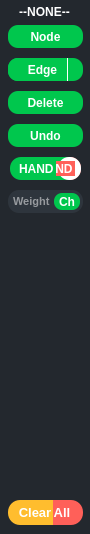
    <widget class="QGroupBox" name="groupBox">
     <property name="minimumSize">
      <size>
       <width>90</width>
       <height>491</height>
      </size>
     </property>
     <property name="maximumSize">
      <size>
       <width>90</width>
       <height>16777215</height>
      </size>
     </property>
     <property name="font">
      <font>
       <pointsize>8</pointsize>
       <weight>75</weight>
       <italic>false</italic>
       <bold>true</bold>
       <underline>false</underline>
       <stylestrategy>PreferAntialias</stylestrategy>
      </font>
     </property>
     <property name="mouseTracking">
      <bool>true</bool>
     </property>
     <property name="styleSheet">
      <string notr="true">    border-radius: 10px;
	border-color: black;
    padding: 2 2px;
    background: rgb(35,40,46);
	color:rgb(255,255,255);</string>
     </property>
     <property name="title">
      <string/>
     </property>
     <property name="alignment">
      <set>Qt::AlignCenter</set>
     </property>
     <widget class="QPushButton" name="node">
      <property name="geometry">
       <rect>
        <x>8</x>
        <y>25</y>
        <width>75</width>
        <height>23</height>
       </rect>
      </property>
      <property name="font">
       <font>
        <pointsize>9</pointsize>
        <weight>75</weight>
        <bold>true</bold>
       </font>
      </property>
      <property name="styleSheet">
       <string notr="true">QPushButton {
    border: 0px solid gray;
    border-radius: 10px;
    padding: 0 8px;
    background-color:rgb(0,199,77);
	color:#ffffff;
}</string>
      </property>
      <property name="text">
       <string>Node</string>
      </property>
      <property name="shortcut">
       <string>1</string>
      </property>
     </widget>
     <widget class="QPushButton" name="edge">
      <property name="geometry">
       <rect>
        <x>8</x>
        <y>58</y>
        <width>59</width>
        <height>23</height>
       </rect>
      </property>
      <property name="font">
       <font>
        <pointsize>9</pointsize>
        <weight>75</weight>
        <bold>true</bold>
       </font>
      </property>
      <property name="styleSheet">
       <string notr="true">QPushButton {
    border: 0px solid gray;
    border-radius: 10px;
    padding: 0 8px;
    background-color:rgb(0,199,77);
	color:#ffffff;
}</string>
      </property>
      <property name="text">
       <string>   Edge</string>
      </property>
     </widget>
     <widget class="QComboBox" name="comboBox_2">
      <property name="geometry">
       <rect>
        <x>8</x>
        <y>58</y>
        <width>75</width>
        <height>23</height>
       </rect>
      </property>
      <property name="font">
       <font>
        <pointsize>9</pointsize>
        <weight>75</weight>
        <bold>true</bold>
       </font>
      </property>
      <property name="styleSheet">
       <string notr="true">QComboBox::drop-down{
    subcontrol-origin: padding;
    subcontrol-position: top right;
    width: 15px;

    border-left-width: 1px;
    border-left-color: white;
    border-left-style: solid; /* just a single line */
    border-top-right-radius: 3px; /* same radius as the QComboBox */
    border-bottom-right-radius: 3px;
}
QComboBox{
    border: 0px solid gray;
    border-radius: 10px;
    padding: 0 8px;
    background-color:rgb(0,199,77);
	color:#ffffff;
}

QComboBox QAbstractItemView {
    border: 0px solid gray;
    padding: 0 4px;
    background-color:rgb(0,199,77);
	color:#ffffff;
}</string>
      </property>
      <item>
       <property name="text">
        <string>Directed</string>
       </property>
      </item>
      <item>
       <property name="text">
        <string>Undirected</string>
       </property>
      </item>
     </widget>
     <widget class="QPushButton" name="delete_2">
      <property name="geometry">
       <rect>
        <x>8</x>
        <y>91</y>
        <width>75</width>
        <height>23</height>
       </rect>
      </property>
      <property name="font">
       <font>
        <pointsize>9</pointsize>
        <weight>75</weight>
        <bold>true</bold>
       </font>
      </property>
      <property name="styleSheet">
       <string notr="true">QPushButton {
    border: 0px solid gray;
    border-radius: 10px;
    padding: 0 8px;
    background-color:rgb(0,199,77);
	color:#ffffff;
}

QPushButton:hover {
	background-color:rgb(0,170,64);
}</string>
      </property>
      <property name="text">
       <string>Delete</string>
      </property>
      <property name="shortcut">
       <string>Del</string>
      </property>
     </widget>
     <widget class="QPushButton" name="clear_all">
      <property name="geometry">
       <rect>
        <x>53</x>
        <y>500</y>
        <width>30</width>
        <height>25</height>
       </rect>
      </property>
      <property name="font">
       <font>
        <pointsize>10</pointsize>
        <weight>75</weight>
        <bold>true</bold>
       </font>
      </property>
      <property name="cursor">
       <cursorShape>PointingHandCursor</cursorShape>
      </property>
      <property name="styleSheet">
       <string notr="true">QPushButton {
    border: 0px solid gray;
    border-top-left-radius: 0px;
	border-bottom-left-radius: 0px;
	border-top-right-radius: 12px;
	border-bottom-right-radius: 12px;
    background-color: rgb(255,96,89);
	padding-right: 11px;
	padding-left: -1px;
	color:#ffffff;
}

QPushButton:hover {
	background-color: rgb(255,51,40);
}</string>
      </property>
      <property name="text">
       <string>All</string>
      </property>
      <property name="shortcut">
       <string>C</string>
      </property>
     </widget>
     <widget class="QLabel" name="ways">
      <property name="geometry">
       <rect>
        <x>4</x>
        <y>4</y>
        <width>81</width>
        <height>16</height>
       </rect>
      </property>
      <property name="font">
       <font>
        <pointsize>9</pointsize>
        <weight>75</weight>
        <bold>true</bold>
       </font>
      </property>
      <property name="toolTip">
       <string>&lt;html&gt;&lt;head/&gt;&lt;body&gt;&lt;p&gt;Type of graph&lt;/p&gt;&lt;/body&gt;&lt;/html&gt;</string>
      </property>
      <property name="styleSheet">
       <string notr="true">color:#ffffff;</string>
      </property>
      <property name="text">
       <string>--NONE--</string>
      </property>
      <property name="alignment">
       <set>Qt::AlignCenter</set>
      </property>
     </widget>
     <widget class="QPushButton" name="undo">
      <property name="geometry">
       <rect>
        <x>8</x>
        <y>124</y>
        <width>75</width>
        <height>23</height>
       </rect>
      </property>
      <property name="font">
       <font>
        <pointsize>9</pointsize>
        <weight>75</weight>
        <bold>true</bold>
       </font>
      </property>
      <property name="styleSheet">
       <string notr="true">QPushButton {
    border: 0px solid gray;
    border-radius: 10px;
    padding: 0 8px;
    background-color:rgb(0,199,77);
	color:#ffffff;
}

QPushButton:hover {
	background-color:rgb(0,170,64);
}</string>
      </property>
      <property name="text">
       <string>Undo</string>
      </property>
      <property name="shortcut">
       <string>Esc</string>
      </property>
     </widget>
     <widget class="QSlider" name="slider">
      <property name="geometry">
       <rect>
        <x>8</x>
        <y>157</y>
        <width>75</width>
        <height>23</height>
       </rect>
      </property>
      <property name="autoFillBackground">
       <bool>false</bool>
      </property>
      <property name="styleSheet">
       <string notr="true">QSlider::groove:horizontal  {
border: none;
height: 23px;
border-radius: 10px;
}
QSlider::handle:horizontal {
    background: qlineargradient(x1:0, y1:0, x2:1, y2:1, stop:0 white, stop:1 white);
    width: 23px;
    border-radius: 11px;
}

QSlider::add-page:horizontal {
    background: rgb(255,96,89);
	border-top-right-radius: 11px;
	border-bottom-right-radius: 11px;
	border-top-left-radius: 0px;
	border-bottom-left-radius: 0px;
}

QSlider::sub-page:horizontal{
    background: rgb(0,199,77);
	border-top-right-radius: 0px;
	border-bottom-right-radius: 0px;
	border-top-left-radius: 11px;
	border-bottom-left-radius: 11px;
}</string>
      </property>
      <property name="minimum">
       <number>0</number>
      </property>
      <property name="maximum">
       <number>1</number>
      </property>
      <property name="pageStep">
       <number>2</number>
      </property>
      <property name="value">
       <number>1</number>
      </property>
      <property name="sliderPosition">
       <number>1</number>
      </property>
      <property name="tracking">
       <bool>true</bool>
      </property>
      <property name="orientation">
       <enum>Qt::Horizontal</enum>
      </property>
      <property name="invertedAppearance">
       <bool>false</bool>
      </property>
      <property name="invertedControls">
       <bool>false</bool>
      </property>
     </widget>
     <widget class="QLabel" name="label_3">
      <property name="enabled">
       <bool>true</bool>
      </property>
      <property name="geometry">
       <rect>
        <x>14</x>
        <y>161</y>
        <width>42</width>
        <height>15</height>
       </rect>
      </property>
      <property name="font">
       <font>
        <pointsize>9</pointsize>
        <weight>75</weight>
        <bold>true</bold>
        <stylestrategy>PreferAntialias</stylestrategy>
       </font>
      </property>
      <property name="mouseTracking">
       <bool>false</bool>
      </property>
      <property name="autoFillBackground">
       <bool>false</bool>
      </property>
      <property name="styleSheet">
       <string notr="true">background: rgb(0,199,77);
color: white;</string>
      </property>
      <property name="frameShape">
       <enum>QFrame::StyledPanel</enum>
      </property>
      <property name="text">
       <string>HAND</string>
      </property>
      <property name="textFormat">
       <enum>Qt::PlainText</enum>
      </property>
      <property name="scaledContents">
       <bool>false</bool>
      </property>
     </widget>
     <widget class="QLabel" name="label_4">
      <property name="enabled">
       <bool>true</bool>
      </property>
      <property name="geometry">
       <rect>
        <x>33</x>
        <y>161</y>
        <width>42</width>
        <height>15</height>
       </rect>
      </property>
      <property name="font">
       <font>
        <pointsize>9</pointsize>
        <weight>75</weight>
        <bold>true</bold>
       </font>
      </property>
      <property name="styleSheet">
       <string notr="true">background: rgb(255,96,89);
color: white;</string>
      </property>
      <property name="text">
       <string>BAND</string>
      </property>
      <property name="textFormat">
       <enum>Qt::PlainText</enum>
      </property>
     </widget>
     <widget class="QLineEdit" name="edge_number">
      <property name="enabled">
       <bool>true</bool>
      </property>
      <property name="geometry">
       <rect>
        <x>8</x>
        <y>190</y>
        <width>75</width>
        <height>23</height>
       </rect>
      </property>
      <property name="font">
       <font>
        <pointsize>8</pointsize>
        <weight>75</weight>
        <bold>true</bold>
       </font>
      </property>
      <property name="styleSheet">
       <string notr="true">QLineEdit {
    border-radius: 11px;
	border-color: black;
    padding: 0 3px;
     background: rgb(46,53,61);
	color:rgb(255,255,255);
}</string>
      </property>
      <property name="maxLength">
       <number>40</number>
      </property>
      <property name="alignment">
       <set>Qt::AlignLeading|Qt::AlignLeft|Qt::AlignVCenter</set>
      </property>
      <property name="placeholderText">
       <string>Weight</string>
      </property>
      <property name="clearButtonEnabled">
       <bool>false</bool>
      </property>
     </widget>
     <widget class="QPushButton" name="push_set_text">
      <property name="geometry">
       <rect>
        <x>54</x>
        <y>193</y>
        <width>26</width>
        <height>17</height>
       </rect>
      </property>
      <property name="font">
       <font>
        <pointsize>9</pointsize>
        <weight>75</weight>
        <bold>true</bold>
       </font>
      </property>
      <property name="styleSheet">
       <string notr="true">QPushButton {
    border: 0px solid gray;
    border-radius: 8px;
    background-color:rgb(0,199,77);
	color:#ffffff;
}

QPushButton:hover {
	background-color:rgb(0,170,64);
}</string>
      </property>
      <property name="text">
       <string>Ch</string>
      </property>
      <property name="shortcut">
       <string>Return</string>
      </property>
     </widget>
     <widget class="QPushButton" name="clear">
      <property name="geometry">
       <rect>
        <x>8</x>
        <y>500</y>
        <width>45</width>
        <height>25</height>
       </rect>
      </property>
      <property name="font">
       <font>
        <pointsize>10</pointsize>
        <weight>75</weight>
        <bold>true</bold>
       </font>
      </property>
      <property name="cursor">
       <cursorShape>PointingHandCursor</cursorShape>
      </property>
      <property name="styleSheet">
       <string notr="true">QPushButton {
    border: 0px solid gray;
	border-top-left-radius: 12px;
	border-bottom-left-radius: 12px;
	border-top-right-radius: 0px;
	border-bottom-right-radius: 0px;
    background-color:rgb(255,189,46);
	padding-left: 11px;
	color:#ffffff;
}

QPushButton:hover {
	background-color: rgb(255,168,0);
}</string>
      </property>
      <property name="text">
       <string>Clear</string>
      </property>
      <property name="shortcut">
       <string>Ctrl+X</string>
      </property>
     </widget>
     <zorder>node</zorder>
     <zorder>comboBox_2</zorder>
     <zorder>edge</zorder>
     <zorder>delete_2</zorder>
     <zorder>clear_all</zorder>
     <zorder>ways</zorder>
     <zorder>undo</zorder>
     <zorder>slider</zorder>
     <zorder>label_4</zorder>
     <zorder>label_3</zorder>
     <zorder>edge_number</zorder>
     <zorder>push_set_text</zorder>
     <zorder>clear</zorder>
    </widget>
